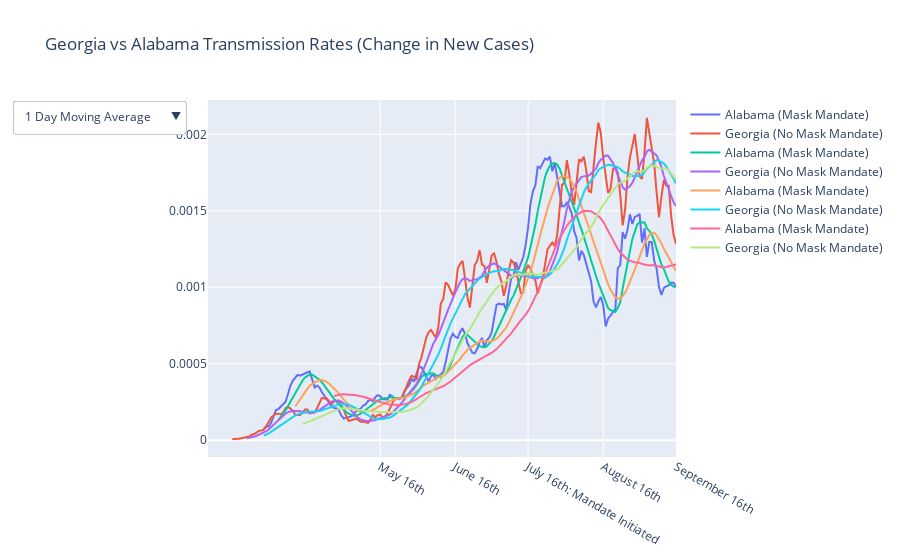

Notebook cell for this chart:
### Code cell
import plotly.graph_objects as go
import pandas as pd

data_GA = agg_GA.groupby("date").mean().diff().rolling(1).mean()
data_AL = agg_AL.groupby("date").mean().diff().rolling(1).mean()

agg_AL = Alabama[Alabama.county.isin(border_AL)]
agg_AL.index = agg_AL.date.astype("datetime64").values
agg_AL["week"] = agg_AL.date.astype("datetime64").dt.week
plt.figure(figsize = (10,8))
agg_AL = agg_AL[(agg_AL.index > "2020-01-16") & (agg_AL.index < "2020-9-16") ]

agg_GA = Georgia[Georgia.county.isin(border_GA)]
agg_GA.index = agg_GA.date.astype("datetime64").values
agg_GA["week"] = agg_GA.date.astype("datetime64").dt.week
plt.figure(figsize = (10,8))
agg_GA = agg_GA[(agg_GA.index > "2020-01-16") & (agg_GA.index < "2020-9-16") ]

# Create figure and add line
fig = go.Figure()


rolling_means = [1,7,14,30]
trace_view = np.array([False for _ in range(8)])

buttons = []

for i,rm in enumerate(rolling_means):
    
    data_GA = agg_GA.groupby("date").sum().rolling(10).sum().rolling(rm).mean().diff()
    data_AL = agg_AL.groupby("date").sum().rolling(10).sum().rolling(rm).mean().diff()
    
    fig.add_trace(go.Scatter(
        x=data_AL.index,
        y=data_AL.cases/590497,
        mode="lines",
        name = "Alabama (Mask Mandate)"
    ))

    fig.add_trace(go.Scatter(
        x=data_GA.index,
        y=data_GA.cases/755352,
        mode="lines",
        name = "Georgia (No Mask Mandate)"
    ))
    
    view = trace_view.copy()
    view[i*2:i*2+2] = True
    
    buttons.append(dict(label=str(rm) + " Day Moving Average",
         method="update",
         args=[{"visible": view},
               {"title": str(rm) + " Day Moving Average",
                "annotations": []}]) ) 
    
fig.update_layout(
    updatemenus=[
        dict(
            active=0,
            buttons=buttons
        )
    ])


# Set custom x-axis labels
fig.update_xaxes(
    ticktext=["May 16th", "June 16th","July 16th: Mandate Initiated", "August 16th", "September 16th"],
    tickvals=["2020-05-16","2020-06-16", "2020-07-16", "2020-08-16", data_AL.index.max()],
)

# Set figure title
fig.update_layout(title_text="Georgia vs Alabama Transmission Rates (Change in New Cases)")

fig.show()

### Figure 1 — Plotly figure (JSON) as saved in the notebook; plotly's stock layout.template omitted (floating-point values rounded to 4 significant figures; data arrays with more than 128 entries replaced by an {"elided": "..."} marker saying what was removed)
{"data": [{"mode": "lines", "name": "Alabama (Mask Mandate)", "type": "scatter", "x": {"elided": "181 str values"}, "y": {"elided": "181 float values"}}, {"mode": "lines", "name": "Georgia (No Mask Mandate)", "type": "scatter", "x": {"elided": "194 str values"}, "y": {"elided": "194 float values"}}, {"mode": "lines", "name": "Alabama (Mask Mandate)", "type": "scatter", "x": {"elided": "181 str values"}, "y": {"elided": "181 float values"}}, {"mode": "lines", "name": "Georgia (No Mask Mandate)", "type": "scatter", "x": {"elided": "194 str values"}, "y": {"elided": "194 float values"}}, {"mode": "lines", "name": "Alabama (Mask Mandate)", "type": "scatter", "x": {"elided": "181 str values"}, "y": {"elided": "181 float values"}}, {"mode": "lines", "name": "Georgia (No Mask Mandate)", "type": "scatter", "x": {"elided": "194 str values"}, "y": {"elided": "194 float values"}}, {"mode": "lines", "name": "Alabama (Mask Mandate)", "type": "scatter", "x": {"elided": "181 str values"}, "y": {"elided": "181 float values"}}, {"mode": "lines", "name": "Georgia (No Mask Mandate)", "type": "scatter", "x": {"elided": "194 str values"}, "y": {"elided": "194 float values"}}], "layout": {"title": {"text": "Georgia vs Alabama Transmission Rates (Change in New Cases)"}, "updatemenus": [{"active": 0, "buttons": [{"args": [{"visible": [true, true, false, false, false, false, false, false]}, {"annotations": [], "title": "1 Day Moving Average"}], "label": "1 Day Moving Average", "method": "update"}, {"args": [{"visible": [false, false, true, true, false, false, false, false]}, {"annotations": [], "title": "7 Day Moving Average"}], "label": "7 Day Moving Average", "method": "update"}, {"args": [{"visible": [false, false, false, false, true, true, false, false]}, {"annotations": [], "title": "14 Day Moving Average"}], "label": "14 Day Moving Average", "method": "update"}, {"args": [{"visible": [false, false, false, false, false, false, true, true]}, {"annotations": [], "title": "30 Day Moving Average"}], "label": "30 Day Moving Average", "method": "update"}]}], "xaxis": {"ticktext": ["May 16th", "June 16th", "July 16th: Mandate Initiated", "August 16th", "September 16th"], "tickvals": ["2020-05-16", "2020-06-16", "2020-07-16", "2020-08-16", "2020-09-15"]}}}
